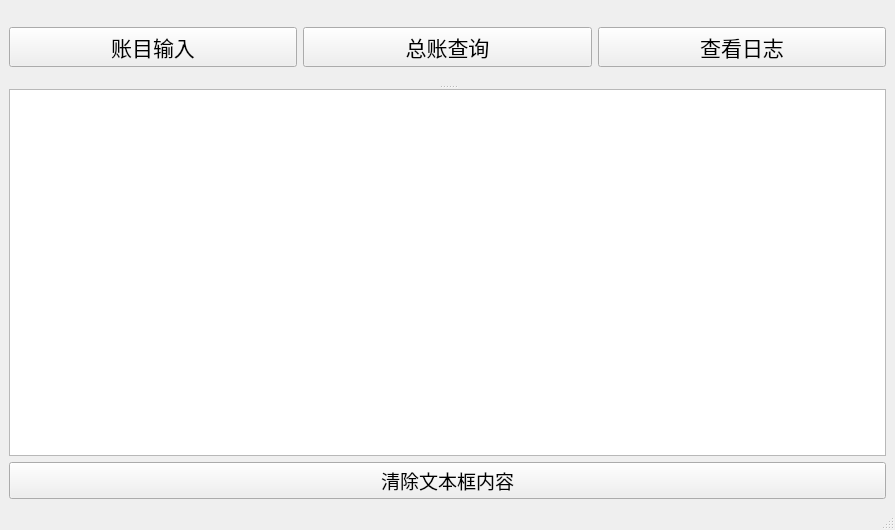
<?xml version="1.0" encoding="UTF-8"?>
<ui version="4.0">
 <class>MainWindow</class>
 <widget class="QMainWindow" name="MainWindow">
  <property name="geometry">
   <rect>
    <x>0</x>
    <y>0</y>
    <width>895</width>
    <height>530</height>
   </rect>
  </property>
  <property name="windowTitle">
   <string>MainWindow</string>
  </property>
  <widget class="QWidget" name="centralwidget">
   <layout class="QGridLayout" name="gridLayout_2">
    <item row="0" column="0">
     <widget class="QSplitter" name="splitter">
      <property name="orientation">
       <enum>Qt::Vertical</enum>
      </property>
      <widget class="QWidget" name="layoutWidget">
       <layout class="QGridLayout" name="gridLayout">
        <item row="0" column="0">
         <layout class="QHBoxLayout" name="horizontalLayout_2"/>
        </item>
        <item row="1" column="0">
         <layout class="QHBoxLayout" name="horizontalLayout">
          <item>
           <widget class="QPushButton" name="pushButton">
            <property name="sizePolicy">
             <sizepolicy hsizetype="Minimum" vsizetype="Preferred">
              <horstretch>0</horstretch>
              <verstretch>0</verstretch>
             </sizepolicy>
            </property>
            <property name="maximumSize">
             <size>
              <width>16777215</width>
              <height>40</height>
             </size>
            </property>
            <property name="font">
             <font>
              <family>黑体</family>
              <pointsize>16</pointsize>
             </font>
            </property>
            <property name="text">
             <string>账目输入</string>
            </property>
           </widget>
          </item>
          <item>
           <widget class="QPushButton" name="pushButton_2">
            <property name="sizePolicy">
             <sizepolicy hsizetype="Minimum" vsizetype="Preferred">
              <horstretch>0</horstretch>
              <verstretch>0</verstretch>
             </sizepolicy>
            </property>
            <property name="maximumSize">
             <size>
              <width>16777215</width>
              <height>40</height>
             </size>
            </property>
            <property name="font">
             <font>
              <family>黑体</family>
              <pointsize>16</pointsize>
             </font>
            </property>
            <property name="text">
             <string>总账查询</string>
            </property>
           </widget>
          </item>
          <item>
           <widget class="QPushButton" name="pushButton_3">
            <property name="sizePolicy">
             <sizepolicy hsizetype="Minimum" vsizetype="Preferred">
              <horstretch>0</horstretch>
              <verstretch>0</verstretch>
             </sizepolicy>
            </property>
            <property name="maximumSize">
             <size>
              <width>16777215</width>
              <height>40</height>
             </size>
            </property>
            <property name="font">
             <font>
              <family>黑体</family>
              <pointsize>16</pointsize>
             </font>
            </property>
            <property name="text">
             <string>查看日志</string>
            </property>
           </widget>
          </item>
         </layout>
        </item>
       </layout>
      </widget>
      <widget class="QTextBrowser" name="textBrowser">
       <property name="font">
        <font>
         <family>楷体</family>
         <pointsize>16</pointsize>
        </font>
       </property>
      </widget>
     </widget>
    </item>
    <item row="1" column="0">
     <widget class="QPushButton" name="pushButton_4">
      <property name="minimumSize">
       <size>
        <width>0</width>
        <height>30</height>
       </size>
      </property>
      <property name="font">
       <font>
        <family>楷体</family>
        <pointsize>14</pointsize>
       </font>
      </property>
      <property name="text">
       <string>清除文本框内容</string>
      </property>
     </widget>
    </item>
   </layout>
  </widget>
  <widget class="QMenuBar" name="menubar">
   <property name="geometry">
    <rect>
     <x>0</x>
     <y>0</y>
     <width>895</width>
     <height>23</height>
    </rect>
   </property>
  </widget>
  <widget class="QStatusBar" name="statusbar"/>
 </widget>
 <resources/>
 <connections/>
</ui>
